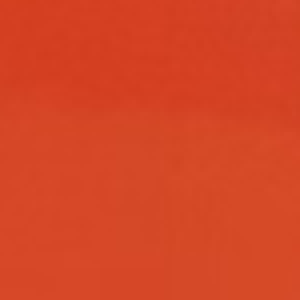
#> input picture ExperimentV2/RealneObrazky/PolaroidPNGVyrez.png, 75 x 75 px (shown 4 times larger)
$ python GaussovySumAplikovanyNaRealnyGrayscaleObrazok.py
#> lines starting #> are read from the running program, lines starting #| are printed output that depends on the picture
import csv

import cv2
import numpy as np
from matplotlib import pyplot as plt
import random
import os

# Rewrote function formula for the Gaussian random variable distribution
def gaussian_probability(x, mu, sigma):
    # 1. Coefficient part: 1 / (σ * sqrt(2π))
    coefficient = 1 / (sigma * np.sqrt(2 * np.pi))

    # 2. Exponent part: e^(-(x - μ)^2 / (2σ^2))
    exponent = np.exp(-((x - mu) ** 2) / (2 * sigma ** 2))

    # 3. Full formula
    return coefficient * exponent

# Load segment of the image
image = cv2.imread('./RealneObrazky/PolaroidPNGVyrez.png', cv2.IMREAD_GRAYSCALE)
#> image: shape (75, 75); min 128, max 136, mean 132.4
print(image)
#> (printed output is left out)

# Getting metrix of image
height, width = image.shape
#> height = 75; width = 75

# Create a value range to sample noise from (centered around 0) with noise range -50 to 50
# This means that the maximum change the pixel can get is +-50 in intensity levev
x_values = np.arange(-50, 51)

# Get the probability for each x using formula and
# Randomly generate mu and sigma
mu = 0
sigma = random.uniform(2, 10)
probabilities = gaussian_probability(x_values, mu, sigma)

#
# Save mu and sigma to a CSV file so later we could check it
#
file_path = './SkyteParametreSumuCSV/random_mu_sigma.csv'

# Check if file exists to write header only once
file_exists = os.path.isfile(file_path)

with open(file_path, mode='a', newline='') as file:
    writer = csv.writer(file)
    if not file_exists:
        writer.writerow(['mu', 'sigma'])
    writer.writerow([mu, sigma])

# Normalization to 1 because in valid probability distribution,
# the total probability over all possible outcomes must equal 1
probabilities /= probabilities.sum()

# Sample noise values based on the distribution
image_shape = (height, width)
#> image_shape = (75, 75)
noise = np.random.choice(x_values, size=image_shape, p=probabilities)

noisy_image = image + noise.astype(np.int16)
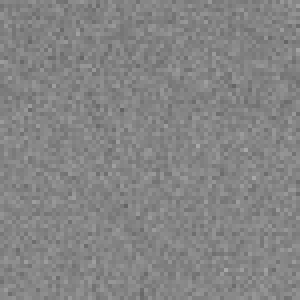
#> noisy_image: shape (75, 75) int16 (shown 4 times larger); min 99, max 168, mean 132.4

# Ensuring that all pixel values stay between 0 and 255, which is required for valid grayscale representation
noisy_image = np.clip(noisy_image, 0, 255).astype(np.uint8)
print(noisy_image)
#> (printed output is left out)
for index in range(0, 100):
    filename = f'ZasumenyRealnyObrazokPozityVHistograme_{index}.png'
    if not os.path.isfile(filename):
        cv2.imwrite(filename, noisy_image)
        break

# Result actions
plt.subplot(1, 2, 1)
plt.title("Obrázok s Gausovským šumom")
plt.imshow(noisy_image, cmap='gray')
plt.axis('off')

plt.subplot(1, 2, 2)
plt.title("Histogram")
plt.hist(noisy_image.ravel(), bins=256, range=(0, 256), color='gray')
plt.xlabel("Intenzita pixlov")
plt.ylabel("Počet pixlov", fontsize=9, labelpad=10)  # Відступ від осі

# Save the plot in the desired folder
output_dir = "Histogramy"
os.makedirs(output_dir, exist_ok=True)
plt.savefig(os.path.join(output_dir, "HistogramZasumenehoRealmehoObrazku.png"), dpi=300)
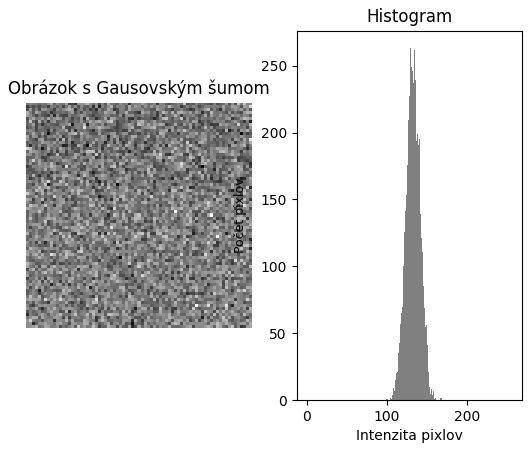
#> figure drawn by matplotlib, 2 panels; panel 2: tallest bar 263 high, from x = 129 to 130

plt.tight_layout()
plt.show()
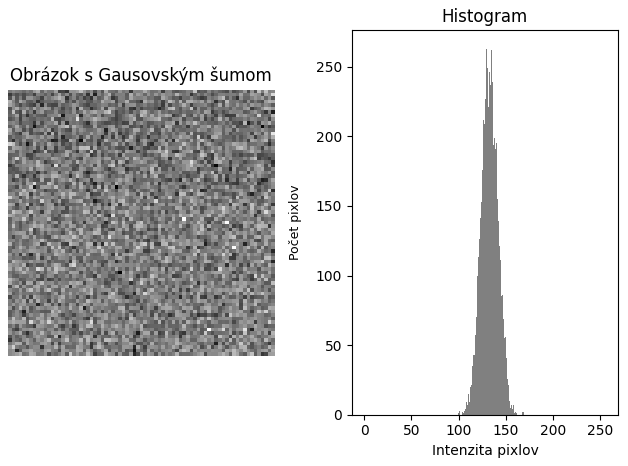
#> figure drawn by matplotlib, 2 panels; panel 2: tallest bar 263 high, from x = 129 to 130

$ run again, with ExperimentV2/RealneObrazky/PorovnaniePovodnehoApoexperimente.png copied over ExperimentV2/RealneObrazky/PolaroidPNGVyrez.png
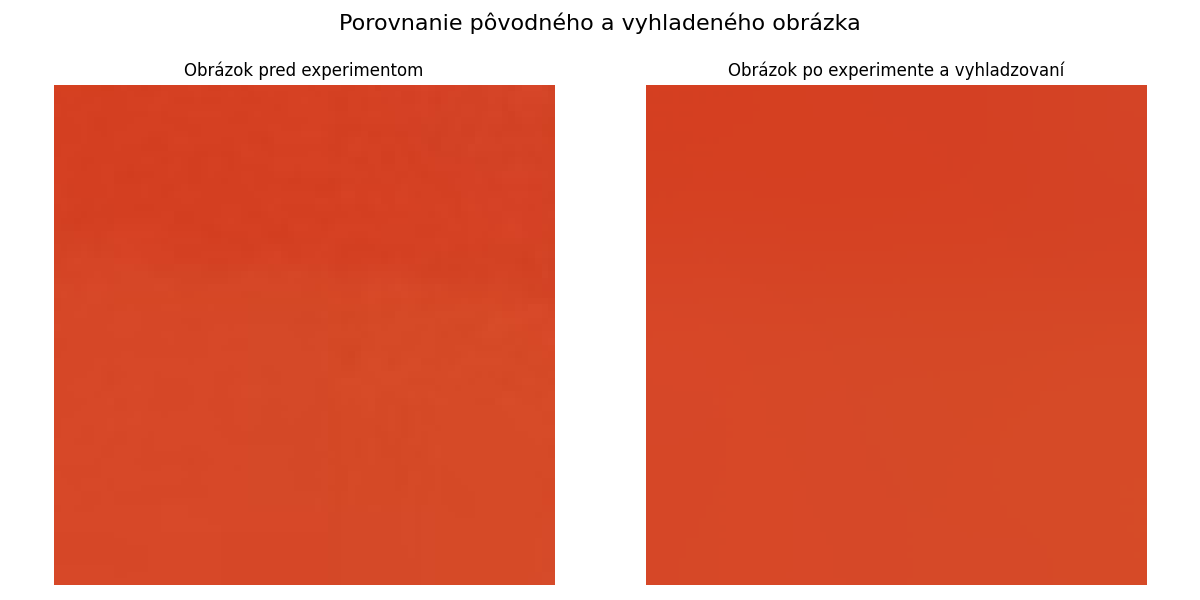
#> input picture ExperimentV2/RealneObrazky/PorovnaniePovodnehoApoexperimente.png, 1200 x 600 px
#> (printed output is left out)
#> `noisy_image = image + noise.astype(np.int16)`:
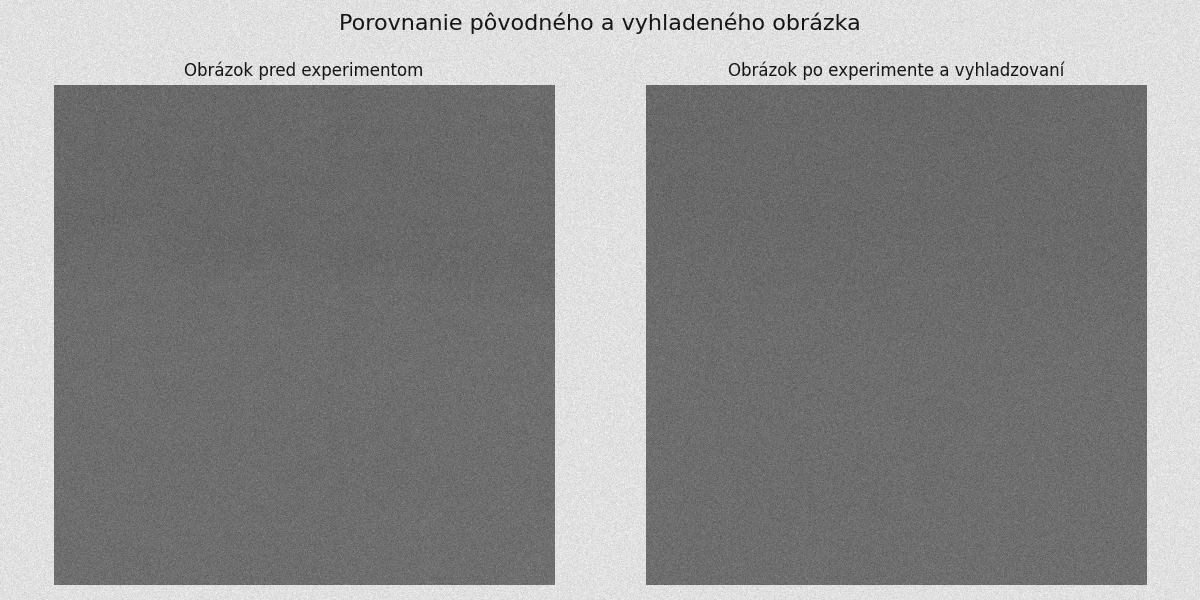
#> noisy_image: shape (600, 1200) int16; min -29, max 293, mean 151.4; drawn with min black and max white
#> (printed output is left out)
#> `plt.show()`:
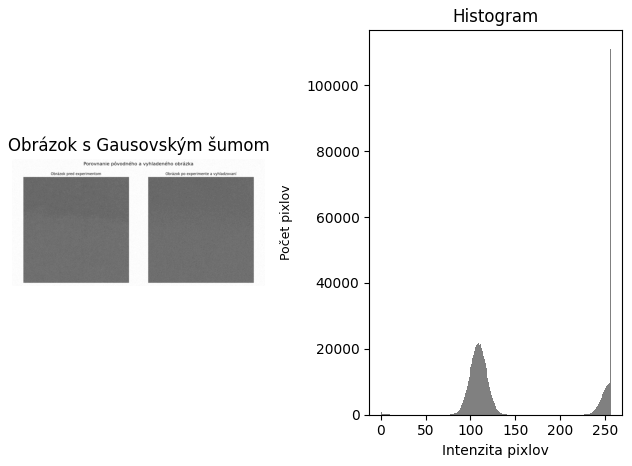
#> figure drawn by matplotlib, 2 panels; panel 2: tallest bar 111098 high, from x = 255 to 256

$ run again, with ExperimentV2/RealneObrazky/PorovnaniePredAPoExperimente.png copied over ExperimentV2/RealneObrazky/PolaroidPNGVyrez.png
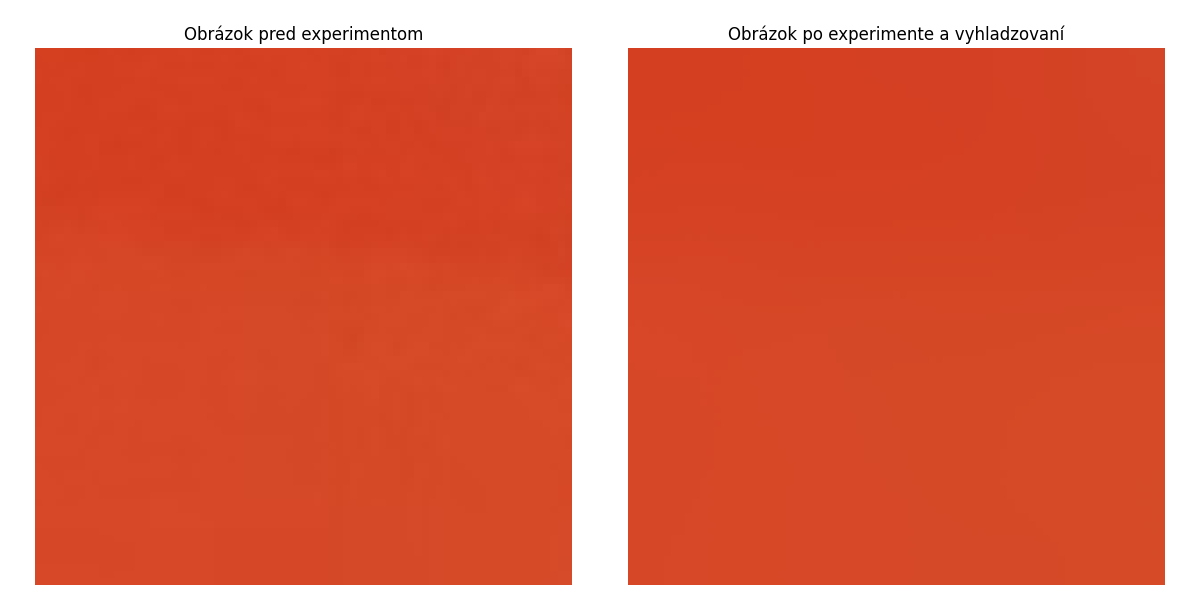
#> input picture ExperimentV2/RealneObrazky/PorovnaniePredAPoExperimente.png, 1200 x 600 px
#> (printed output is left out)
#> `noisy_image = image + noise.astype(np.int16)`:
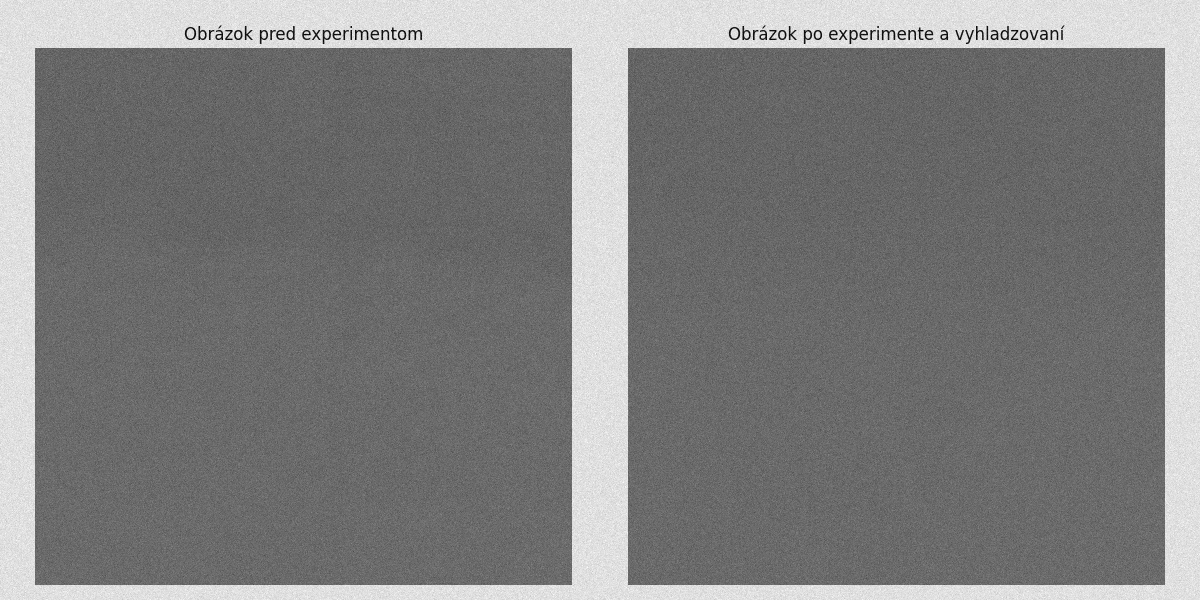
#> noisy_image: shape (600, 1200) int16; min -21, max 293, mean 136.8; drawn with min black and max white
#> (printed output is left out)
#> `plt.show()`:
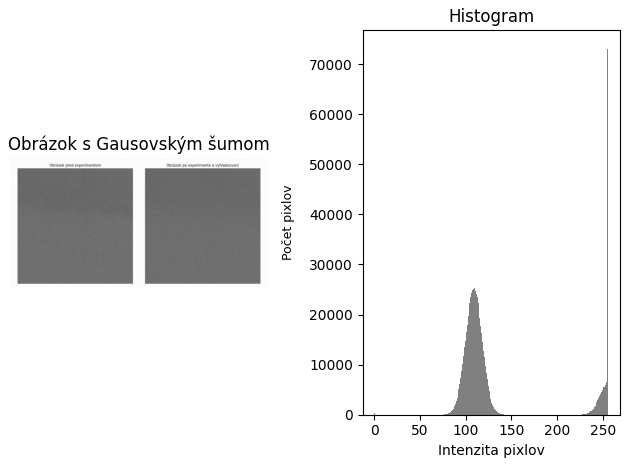
#> figure drawn by matplotlib, 2 panels; panel 2: tallest bar 73078 high, from x = 255 to 256
